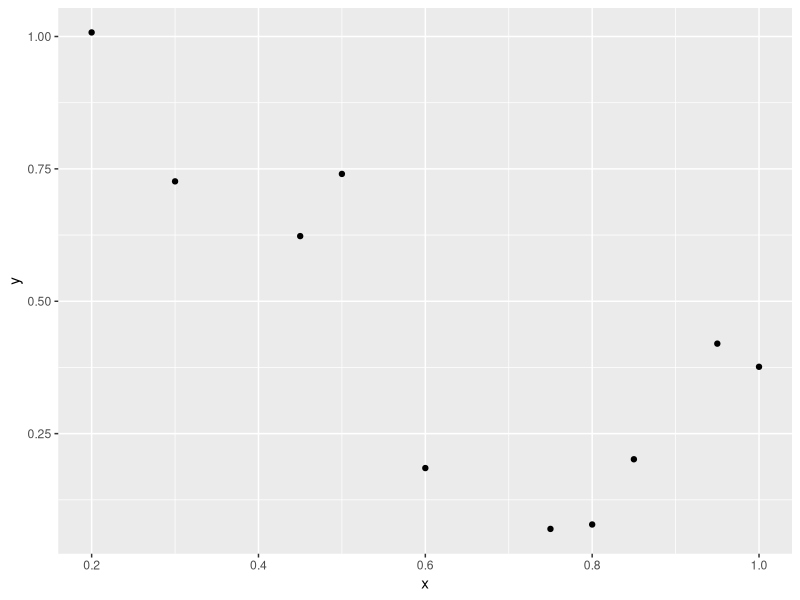
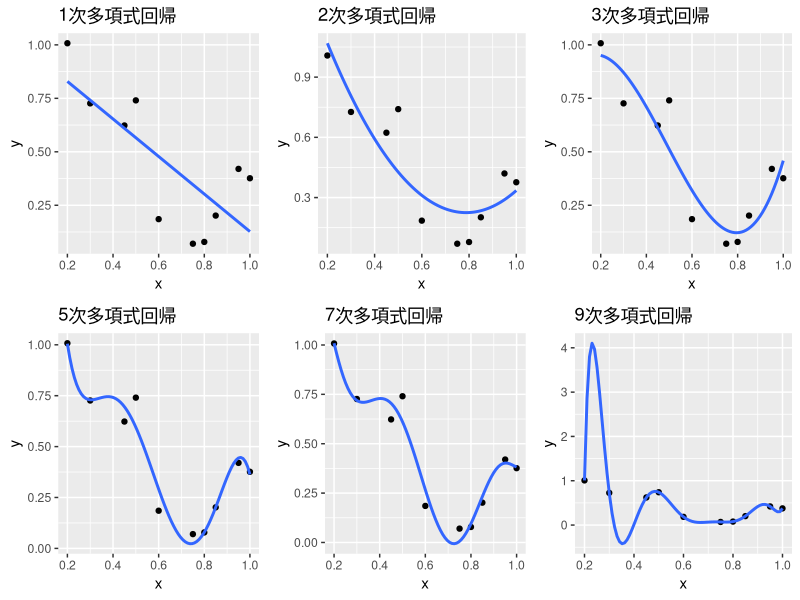
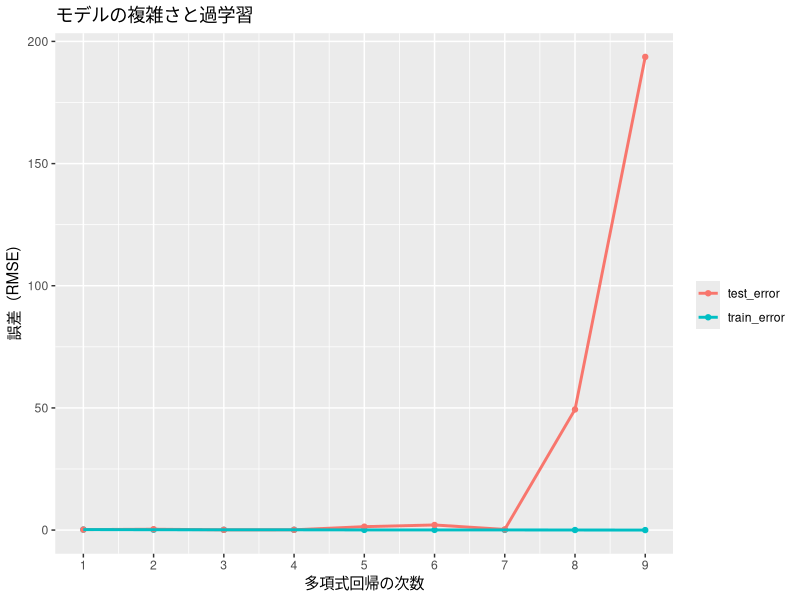
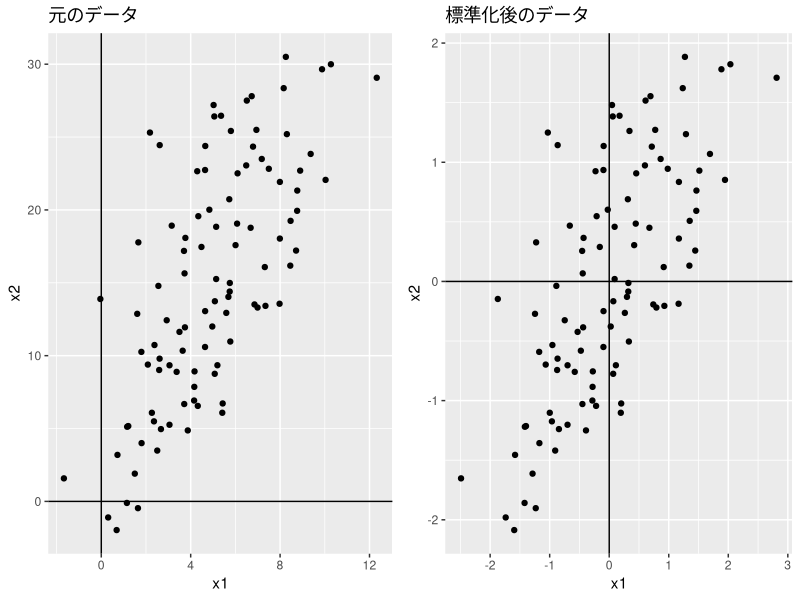
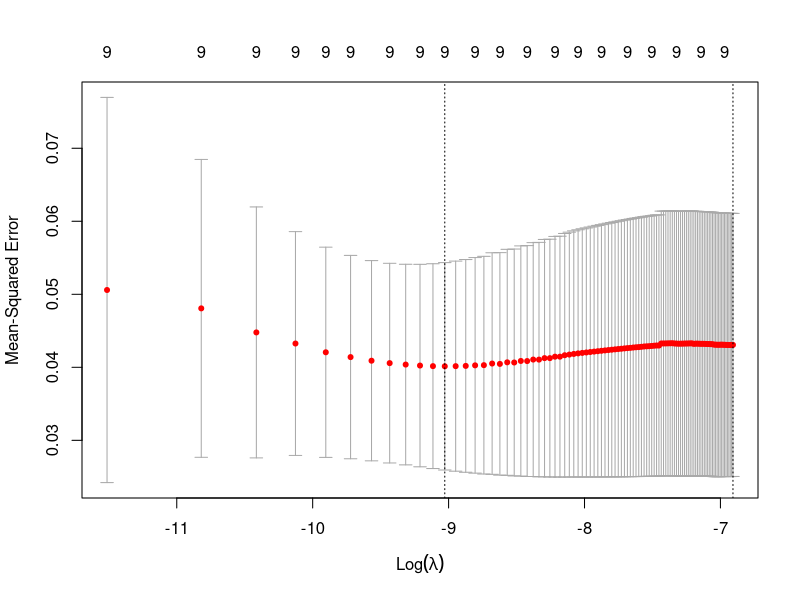
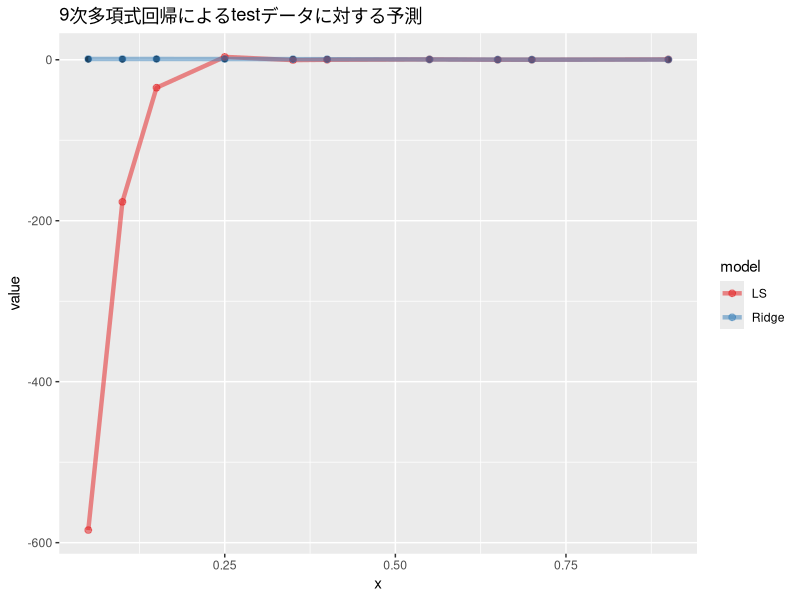
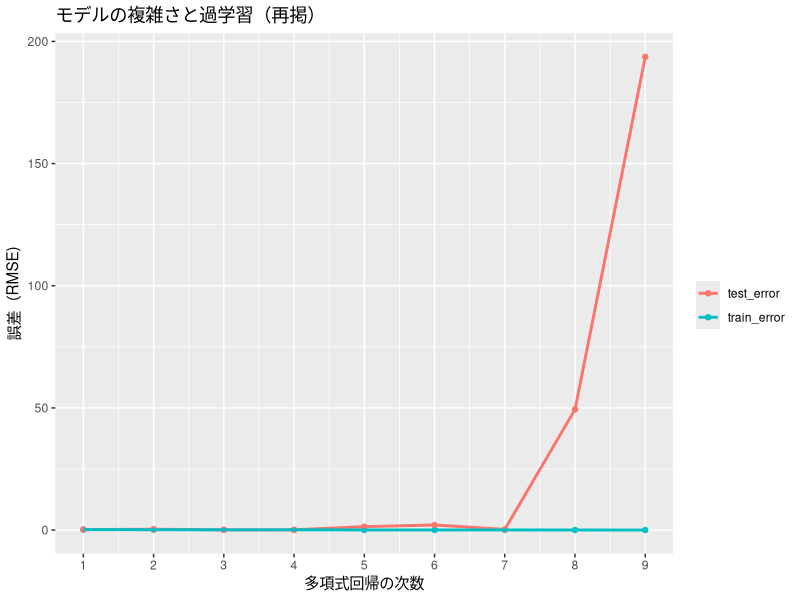
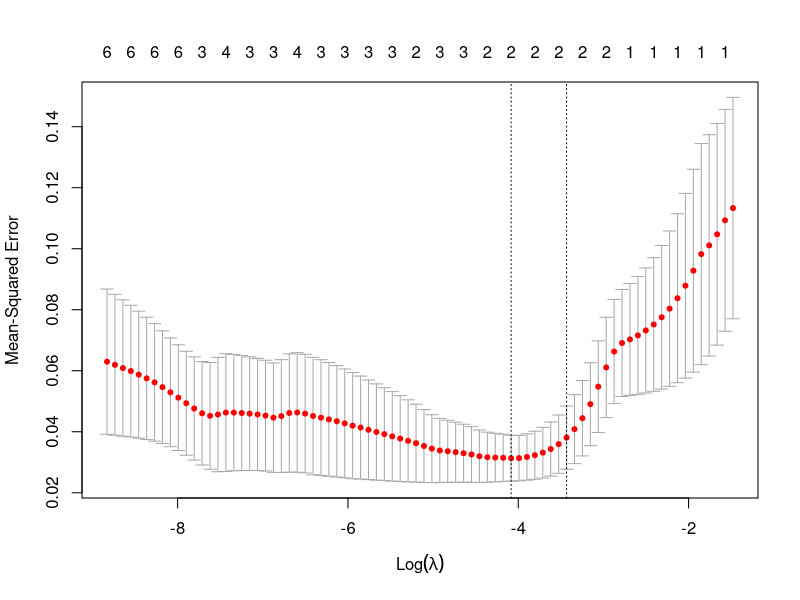

R code for these plots, in order:
## ---- chunk 1
knitr::opts_chunk$set(fig.align = 'center', message = F, warning = F)
## ---- chunk 2
library(tidyverse)
library(MLmetrics)
set.seed(0)

# データ生成 ----
n = 20
# x = rnorm(n, sd = 0.5)
x = 1:n * 1/n
y = 0.5 + 0.4*sin(2*pi*x) + rnorm(n = n, sd = 0.1)
df = data_frame(y, x, x2 = x^2, x3 = x^3, x4 = x^4, x5 = x^5, x6 = x^6, x7 = x^7, x8 = x^8, x9 = x^9)

# データを分割 ----
# ID列を追加
df = df %>% rownames_to_column("ID")

# 50%を学習用データに
train <- df %>% sample_frac(size = 0.5)

# 学習用データに使っていないIDの行をテスト用データに
test <- anti_join(df, train, by = "ID")

# ID列の削除
df <- df %>% select(-ID)
train <- train %>% select(-ID)
test <- test %>% select(-ID)
## ---- chunk 3
ggplot(train, aes(x, y))+
  geom_point()
## ---- chunk 4
# plot
p = 1
p1 <- ggplot(train, aes(x, y))+
  geom_point()+
  geom_smooth(method = "lm", se = F, formula = y ~ poly(x, 1))+
  labs(title = str_c(p,"次多項式回帰"))

p = 2
p2 <- ggplot(train, aes(x, y))+
  geom_point()+
  geom_smooth(method = "lm", se = F, formula = y ~ poly(x, 2))+
  labs(title = str_c(p,"次多項式回帰"))

p = 3
p3 <- ggplot(train, aes(x, y))+
  geom_point()+
  geom_smooth(method = "lm", se = F, formula = y ~ poly(x, 3))+
  labs(title = str_c(p,"次多項式回帰"))

p = 5
p5 <- ggplot(train, aes(x, y))+
  geom_point()+
  geom_smooth(method = "lm", se = F, formula = y ~ poly(x, 5))+
  labs(title = str_c(p,"次多項式回帰"))

p = 7
p7 <- ggplot(train, aes(x, y))+
  geom_point()+
  geom_smooth(method = "lm", se = F, formula = y ~ poly(x, 7))+
  labs(title = str_c(p,"次多項式回帰"))

p = 9
p9 <- ggplot(train, aes(x, y))+
  geom_point()+
  geom_smooth(method = "lm", se = F, formula = y ~ poly(x, 9))+
  labs(title = str_c(p,"次多項式回帰"))

library(gridExtra)
grid.arrange(grobs = list(p1, p2, p3, p5, p7, p9), ncol = 3)
## ---- chunk 5
# 次数を変えながら学習・予測
for(p in 1:9){
  reg = lm(y ~ ., data = train[,1:(p+1)]) # 学習
  # trainへの予測精度
  y_train_pred = predict(reg, train[,1:(p+1)])   # 予測
  train_error = RMSE(y_train_pred, train$y) # 誤差
  # testへの予測精度
  y_test_pred = predict(reg, test[,1:(p+1)])   # 予測
  test_error = RMSE(y_test_pred, test$y) # 誤差
  if(p == 1) result = data_frame(p, train_error, test_error)
  if(p != 1) result = rbind(result, data_frame(p, train_error, test_error))
}


ggplot(result %>% gather(key, error, -p),
       aes(x = p, y = error, color = key))+
  geom_point()+
  geom_line(size = 1)+
  scale_x_continuous(breaks = c(1:9))+
  labs(color = "", x = "多項式回帰の次数", y = "誤差（RMSE)",
       title = "モデルの複雑さと過学習")
## ---- chunk 6
# パラメータ空間
# df_plot = expand.grid(beta_1 = -50:50 * 1/50,
#                      beta_2 = -50:50 * 1/50) %>% 
#   mutate(beta_L2 = beta_1^2 + beta_2^2) %>% 
#   mutate(isR = 1*(beta_L2 <= 0.5))
# 
# ggplot(df_plot, aes(x = beta_1, y = beta_2, color = isR))+
#   geom_point()+
#   geom_hline(yintercept = 0)+
#   geom_vline(xintercept = 0)
## ---- chunk 7
# data
x1 <- rnorm(n = 100, mean = 5, sd = 3)
e <- rnorm(n = 100, mean = 5, sd = 6)
X <- data_frame(x1, 
                x2 = 2*x1 + e)

# plot
g1 <- ggplot(X, aes(x = x1, y = x2))+
  geom_point()+
  geom_vline(xintercept = 0)+
  geom_hline(yintercept = 0)+
  labs(title = "元のデータ")
g2 <- ggplot(scale(X) %>% data.frame(), aes(x = x1, y = x2))+
  geom_point()+
  geom_vline(xintercept = 0)+
  geom_hline(yintercept = 0)+
  labs(title = "標準化後のデータ")
grid.arrange(g1,g2, ncol = 2)

## ---- chunk 8
# パッケージの読み込み
library(tidyverse)
library(MLmetrics)

# 乱数の種を固定
set.seed(0)
# データ生成 ----
n = 20
x = 1:n * 1/n
y = 0.5 + 0.4*sin(2*pi*x) + rnorm(n = n, sd = 0.1)
# xの2乗～9乗の変数を作成
df = data_frame(y, x, x2 = x^2, x3 = x^3, x4 = x^4, x5 = x^5, x6 = x^6, x7 = x^7, x8 = x^8, x9 = x^9)

# データを分割 ----
# ID列を追加
df = df %>% rownames_to_column("ID")

# 50%を学習用データに
train <- df %>% sample_frac(size = 0.5)

# 学習用データに使っていないIDの行をテスト用データに
test <- anti_join(df, train, by = "ID")

# ID列の削除
train <- train %>% select(-ID)
test <- test %>% select(-ID)
## ---- chunk 9
# glmnetは説明変数Xと目的変数yを別々に入れる必要があるので分ける

# train
X_train = train %>% select(-y) %>% as.matrix() # as.matrix()でmatrix型のデータにする
y_train = train$y

# test
X_test = test %>% select(-y) %>% as.matrix()
y_test = test$y
## ---- chunk 10
# 9次多項式でリッジ回帰
library(glmnet)
reg_ridge <- glmnet(x = X_train, # 説明変数
                    y = y_train, # 目的変数
                    lambda = 0.1, # λ：任意の値
                    alpha = 0) # alpha = 0でリッジ回帰

# trainに対する予測精度
y_train_pred = predict(reg_ridge, X_train) # 予測
train_error = RMSE(y_train_pred, y_train) # 誤差
str_c("train_error: ", round(train_error, 3)) %>% print() # 結果を表示

# testに対する予測精度
y_test_pred = predict(reg_ridge, X_test) # 予測
test_error = RMSE(y_test_pred, y_test) # 誤差
str_c("test_error: ", round(test_error, 3)) %>% print() # 結果を表示
## ---- chunk 11
# ラムダを変えながら交差検証で誤差を評価
ridge_cv <- cv.glmnet(x = X_train, # 説明変数
                      y = y_train, # 目的変数
                      lambda = 1:100 * 0.00001, # 探索する範囲を指定（任意）
                      alpha = 0) # alpha = 0でリッジ回帰
                      
# ラムダと交差検証誤差のグラフ
plot(ridge_cv)
## ---- chunk 12
# 誤差を最小にしたラムダを採択したときのパラメータ
coef(ridge_cv, s = "lambda.min") %>% round(3)
## ---- chunk 13
# trainに対する予測精度
y_train_pred = predict(ridge_cv, X_train, s = "lambda.min") # 予測
train_error = RMSE(y_train_pred, y_train) # 誤差
str_c("train_error: ", round(train_error, 3)) %>% print() # 結果を表示

# testに対する予測精度
y_test_pred = predict(ridge_cv, X_test, s = "lambda.min") # 予測
test_error = RMSE(y_test_pred, y_test) # 誤差
str_c("test_error: ", round(test_error, 3)) %>% print() # 結果を表示
## ---- chunk 14
# 後で使うので格納
y_test_pred_ridge = y_test_pred
y_train_pred_ridge = y_train_pred
## ---- chunk 15
# testへの9次多項式OLS
reg_ls <- lm(y ~ ., train)
y_test_pred_ls <- predict(reg_ls, test)

# data
data_for_plot <- data_frame(x = test$x, y = test$y,
                            LS = y_test_pred_ls, 
                            Ridge = c(y_test_pred)) %>% 
  gather(model, value, -x,-y)

# plot
ggplot(data_for_plot, aes(x, y = value, color = model))+
  geom_point(aes(x,y), size = 1.5, color = "black")+
  geom_line(size = 1.5, alpha = 0.5)+
  geom_point(size = 2, alpha = 0.5)+
  scale_color_brewer(palette = "Set1")+
  labs(title = "9次多項式回帰によるtestデータに対する予測")

# ggplot(test, aes(x, y))+
#   geom_point()+
#   geom_line(aes(y = y_test_pred_ls), color = "blue", size = 1, alpha = 0.7)+
#   geom_point(aes(y = y_test_pred_ls), color = "blue", size = 1, alpha = 0.7)+
#   geom_line(aes(y = y_test_pred), color = "orange", size = 1, alpha = 0.7)+
#   geom_point(aes(y = y_test_pred), color = "orange", size = 1, alpha = 0.7)+
#   labs(title = "testデータでの9次多項式回帰による予測")
## ---- chunk 16
ggplot(result %>% gather(key, error, -p),
       aes(x = p, y = error, color = key))+
  geom_point()+
  geom_line(size = 1)+
  scale_x_continuous(breaks = c(1:9))+
  labs(color = "", x = "多項式回帰の次数", y = "誤差（RMSE)",
       title = "モデルの複雑さと過学習（再掲）")
## ---- chunk 17
# ラムダを変えながら交差検証で誤差を評価
lasso_cv <- cv.glmnet(x = X_train, # 説明変数
                      y = y_train, # 目的変数
                      alpha = 1) # alpha = 1でlasso

# ラムダと交差検証MSEのグラフ
plot(lasso_cv)
## ---- chunk 18
# 誤差を最小にしたラムダを採択したときのパラメータ
coef(lasso_cv, s = "lambda.min") %>% round(3)
## ---- chunk 19
# testに対する予測精度
y_test_pred = predict(lasso_cv, X_test, s = "lambda.min") # 予測
test_error = RMSE(y_test_pred, y_test) # 誤差
str_c("test_error: ", round(test_error, 3)) %>% print() # 結果を表示
## ---- chunk 20
coef_df = cbind(LS = coef(reg_ls) %>% round(3),
                Ridge = coef(ridge_cv, s = "lambda.min") %>% as.matrix() %>% round(3),
                Lasso = coef(lasso_cv, s = "lambda.min") %>% as.matrix() %>% round(3)) %>% as.data.frame()
colnames(coef_df) = c("LS","Ridge","Lasso")
knitr::kable(coef_df)
## ---- chunk 21
# 予測値のオブジェクト名を一応変えておく
y_test_pred_lasso = y_test_pred

# data
data_for_plot <- data_frame(x = test$x, y = test$y,
                            LS = y_test_pred_ls, 
                            Ridge = c(y_test_pred_ridge),
                            Lasso = c(y_test_pred_lasso)) %>% 
  gather(model, value, -x,-y)
## 順番を指定
data_for_plot$model = factor(data_for_plot$model, levels = unique(data_for_plot$model))

# plot
ggplot(data_for_plot, aes(x, y = value, color = model))+
  geom_point(aes(x,y), size = 1.5, color = "black")+
  geom_line(size = 1.5, alpha = 0.5)+
  geom_point(size = 2, alpha = 0.5)+
  scale_color_brewer(palette = "Set1")+
  labs(title = "9次多項式回帰によるtestデータに対する予測")
## ---- chunk 22
error_df = data.frame(LS = RMSE(y_test_pred_ls, y_test),
                      Ridge = RMSE(y_test_pred_ridge, y_test),
                      Lasso = RMSE(y_test_pred_lasso, y_test)) 
rownames(error_df) = "RMSE"
knitr::kable(error_df)
## ---- chunk 23
# Elastic Net

# ラムダを変えながら交差検証で誤差を評価
EN_cv <- cv.glmnet(x = X_train, # 説明変数
                      y = y_train, # 目的変数
                      alpha = 0.35) # 任意のα

# testに対する予測精度
y_test_pred = predict(EN_cv, X_test, s = "lambda.min") # 予測
test_error = RMSE(y_test_pred, y_test) # 誤差
str_c("test_error: ", round(test_error, 3)) %>% print() # 結果を表示
